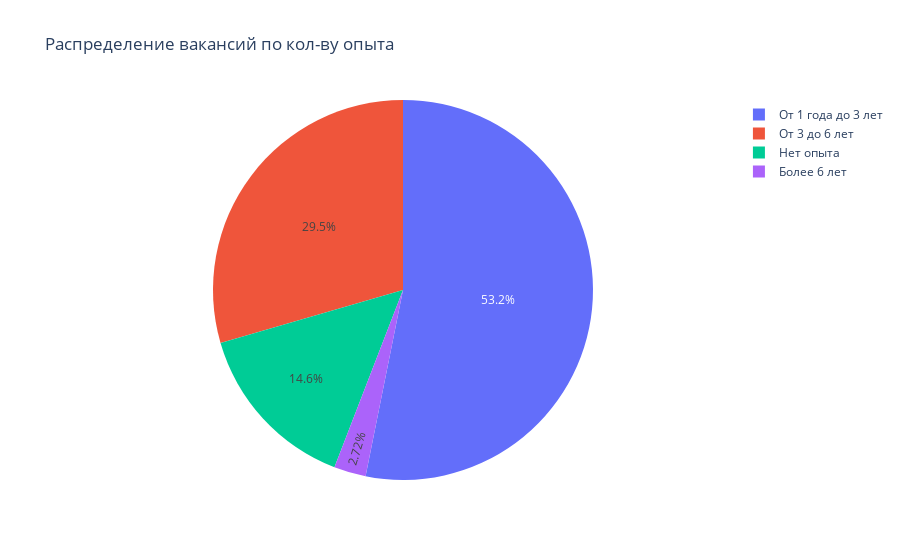

Notebook code cell kept with this figure:
### Markdown cell above
***

### Code cell
#строю график для иллюстряции количества вакансий по кол-ву опыта

query_3_6 = f'''SELECT 
                    v.experience AS experience_years,
                    COUNT(v.id) as count
                FROM vacancies as v 
                GROUP BY v.experience
                '''
df_3_6 = pd.read_sql_query(query_3_6, connection)
fig_3_6 = px.pie(df_3_6, names='experience_years', values = 'count', title='Распределение вакансий по кол-ву опыта')
fig_3_6.show()

### Figure 1 — Plotly figure (JSON) as saved in the notebook; plotly's stock layout.template omitted (floating-point values rounded to 4 significant figures)
{"data": [{"domain": {"x": [0, 1], "y": [0, 1]}, "hovertemplate": "experience_years=%{label}<br>count=%{value}<extra></extra>", "labels": ["Более 6 лет", "От 3 до 6 лет", "Нет опыта", "От 1 года до 3 лет"], "legendgroup": "", "name": "", "showlegend": true, "type": "pie", "values": [1337, 14511, 7197, 26152]}], "layout": {"legend": {"tracegroupgap": 0}, "title": {"text": "Распределение вакансий по кол-ву опыта"}}}
